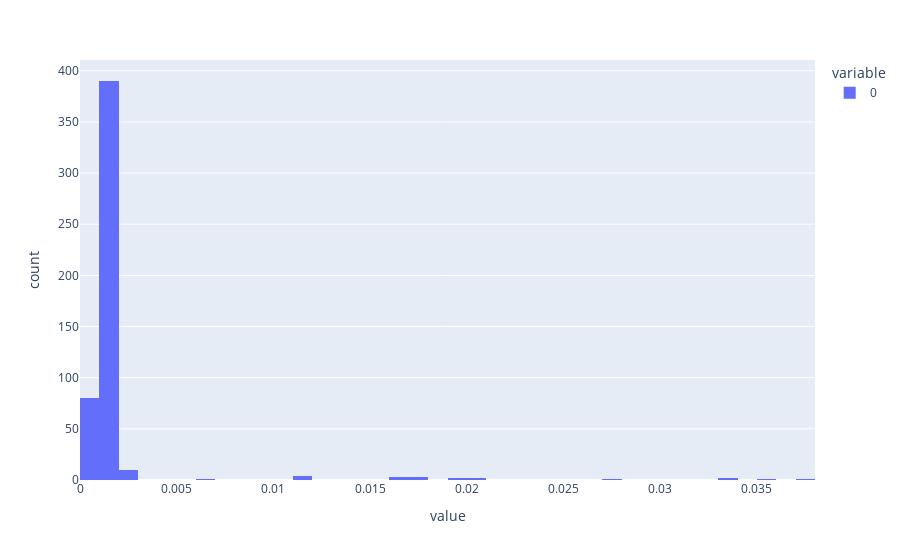

Write notebook code for a chart like this one.
### Code cell
px.histogram(trees.feature_importances_)

### Figure 1 — Plotly figure (JSON) as saved in the notebook; plotly's stock layout.template omitted (floating-point values rounded to 4 significant figures; data arrays with more than 128 entries replaced by an {"elided": "..."} marker saying what was removed)
{"data": [{"alignmentgroup": "True", "bingroup": "x", "hovertemplate": "variable=0<br>value=%{x}<br>count=%{y}<extra></extra>", "legendgroup": "0", "marker": {"color": "#636efa"}, "name": "0", "offsetgroup": "0", "orientation": "v", "showlegend": true, "type": "histogram", "x": {"elided": "500 float values"}, "xaxis": "x", "yaxis": "y"}], "layout": {"barmode": "relative", "legend": {"title": {"text": "variable"}, "tracegroupgap": 0}, "margin": {"t": 60}, "xaxis": {"anchor": "y", "domain": [0, 1], "title": {"text": "value"}}, "yaxis": {"anchor": "x", "domain": [0, 1], "title": {"text": "count"}}}}
